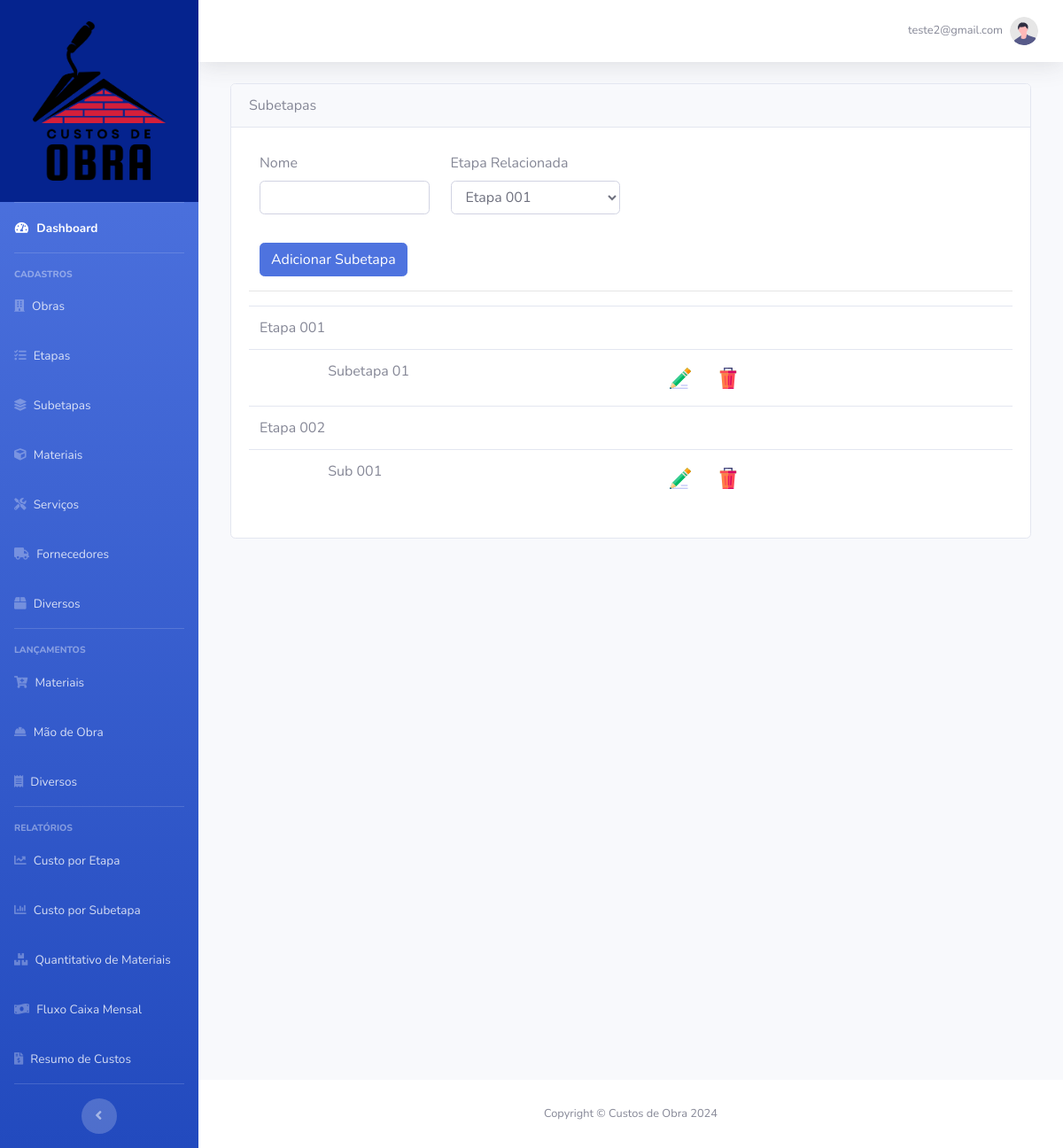
/cadastro/subetapas (signed in), run on the app's committed database.
### base_dir/models.py (models this page shows)
class Usuario(db.Model, UserMixin):
    id = db.Column(db.Integer, primary_key=True)
    email = db.Column(db.String(120), unique=True, nullable=False)
    senha = db.Column(db.String(60), nullable=False)
    nivel = db.Column(db.Integer, nullable=False)
    plano = db.Column(db.String(60), nullable=False)
    obra_selecionada = db.Column(db.Integer)
    obras = db.relationship("Obra", backref="usuario", lazy=True)
    etapas = db.relationship("Etapa", backref="usuario", lazy=True)
    subetapas = db.relationship("Subetapa", backref="usuario", lazy=True)
    materiais = db.relationship("Materiais", backref="usuario", lazy=True)
    servicos = db.relationship("Servicos", backref="usuario", lazy=True)
    fornecedores = db.relationship("Fornecedores", backref="usuario", lazy=True)
    diversos = db.relationship("Diversos", backref="usuario", lazy=True)

class Etapa(db.Model):
    id = db.Column(db.Integer, primary_key=True)
    nome = db.Column(db.String(60), nullable=False)
    usuario_id = db.Column(db.Integer, db.ForeignKey("usuario.id"), nullable=False)
    subetapas = db.relationship("Subetapa", backref="etapa", lazy=True)

class Subetapa(db.Model):
    id = db.Column(db.Integer, primary_key=True)
    nome = db.Column(db.String(60), nullable=False)
    usuario_id = db.Column(db.Integer, db.ForeignKey("usuario.id"), nullable=False)
    etapa_id = db.Column(db.Integer, db.ForeignKey("etapa.id"), nullable=False)

### base_dir/routes.py (the view, shortened to what this page needs)
@app.route("/cadastro/subetapas", methods=["GET", "POST"])
@login_required
def subetapas():
    usuario = current_user
    form_subetapas = FormSubetapas()
    etapas = Etapa.query.all()
    sorted_etapas = sorted(etapas, key=lambda etapa: etapa.nome)
    form_subetapas.etapa_relacionada.choices = [
        (etapa.id, etapa.nome.capitalize()) for etapa in sorted_etapas
    ]
    subetapa_id = request.form.get("subetapa_id")
    action = request.form.get("action")
    if action == "excluir":
        subetapa = Subetapa.query.get(subetapa_id)
        if subetapa:
            db.session.delete(subetapa)
            db.session.commit()
            return redirect(url_for("subetapas"))
    return render_template(
        "subetapas.html", form_subetapas=form_subetapas, usuario=usuario
    )

### base_dir/forms.py
class FormSubetapas(FlaskForm):
    nome = StringField("Nome", validators=[DataRequired()])
    etapa_relacionada = SelectField("Etapa Relacionada", validators=[DataRequired()])
    botao = SubmitField("Adicionar Subetapa")

### base_dir/models.py (called while the page is built)
@login_manager.user_loader
def load_usuario(id_usuario):
    return Usuario.query.get(id_usuario)

### base_dir/templates/subetapas.html (shortened to what this page needs)
{% extends 'base.html' %}
{% block body %}
<div class="col out-sidebar">
    <div class="card">
        <div class="card-header card-header-padrao">
            <div class="card-titulo-padrao">
                Subetapas
            </div>
        </div>
        <div class="card-body">
            <form method="POST" action="" id="subetapasForm" class="col-md-6">
                <div class="row">
                    <div class="form-group mt-2 col-md-6">
                        {{ form_subetapas.nome.label(class="form-control-label") }}
                        {% if form_subetapas.nome.errors %}
                        {{ form_subetapas.nome(class="form-control is-invalid") }}
                        <div class="invalid-feedback">
                            {% for erro in form_subetapas_obra.nome.errors %}
                            {{ erro }}
                            {% endfor %}
                        </div>
                        {% else %}
                        {{ form_subetapas.nome(class="form-control") }}
                        {% endif %}
                    </div>
                    <div class="form-group mt-2 col-md-6">
                        {{ form_subetapas.etapa_relacionada.label(class="form-control-label") }}
                        {% if form_subetapas.etapa_relacionada.errors %}
                        {{ form_subetapas.etapa_relacionada(class="form-control is-invalid") }}
                        <div class="invalid-feedback">
                            {% for erro in form_subetapas_obra.etapa_relacionada.errors %}
                            {{ erro }}
                            {% endfor %}
                        </div>
                        {% else %}
                        {{ form_subetapas.etapa_relacionada(class="form-control") }}
                        {% endif %}
                    </div>
                </div>
                {{ form_subetapas.botao(class="btn btn-primary mt-3") }}
            </form>
            <hr>
            <div class="row">
                <div class="col-md-12">
                    <table class="table">
                        <tbody>
                            {% for etapa in usuario.etapas | sort(attribute='nome') %}
                            <tr class="etapa">
                                <td colspan="3">{{ etapa.nome.capitalize() }}</td>
                            </tr>
                            {% for subetapa in etapa.subetapas | sort(attribute='nome') %}
                            <tr class="subetapa">
                                <td></td>
                                <td>{{ subetapa.nome.capitalize() }}</td>
                                <td>
                                    <button type="button" class="btn"
                                        onclick="window.location='{{ url_for('subetapaseditar', subetapa_id=subetapa.id) }}'">
                                        <img src="{{ url_for('static', filename='images/editar_24.png') }}"
                                            alt="editar">
                                    </button>
                                    <form action="{{ url_for('subetapas') }}" method="POST" style="display: inline;"
                                        onsubmit="return confirmAndDisableButton(this, '{{ subetapa.nome }}');">
                                        <button type="submit" class="btn">
                                            <img src="{{ url_for('static', filename='images/excluir_24.png') }}"
                                                alt="excluir">
                                        </button>
                                    </form>
                                </td>
                            </tr>
                            {% endfor %}
                            {% endfor %}
                        </tbody>
                    </table>
                </div>
            </div>
        </div>
    </div>
</div>
{% endblock %}

### base_dir/templates/components/navbar.html (shortened to what this page needs)
<nav class="navbar navbar-expand navbar-light bg-white topbar mb-4 static-top shadow">
   <ul class="navbar-nav ml-auto">
      <li class="nav-item dropdown no-arrow">
         <a class="nav-link dropdown-toggle" href="#" id="userDropdown" role="button" data-toggle="dropdown">
            <span class="mr-2 d-none d-lg-inline text-gray-600 small">{{ current_user.email }}</span>
            <img class="img-profile rounded-circle" src="{{ url_for('static', filename='images/undraw_profile.svg') }}">
         </a>
      </li>
   </ul>
</nav>

### data on the page
Usuario: email "teste2@gmail.com"
Etapa: nome "Etapa 001"
Subetapa: nome "Subetapa 01"
Etapa: nome "Etapa 002"
Subetapa: nome "Sub 001"
